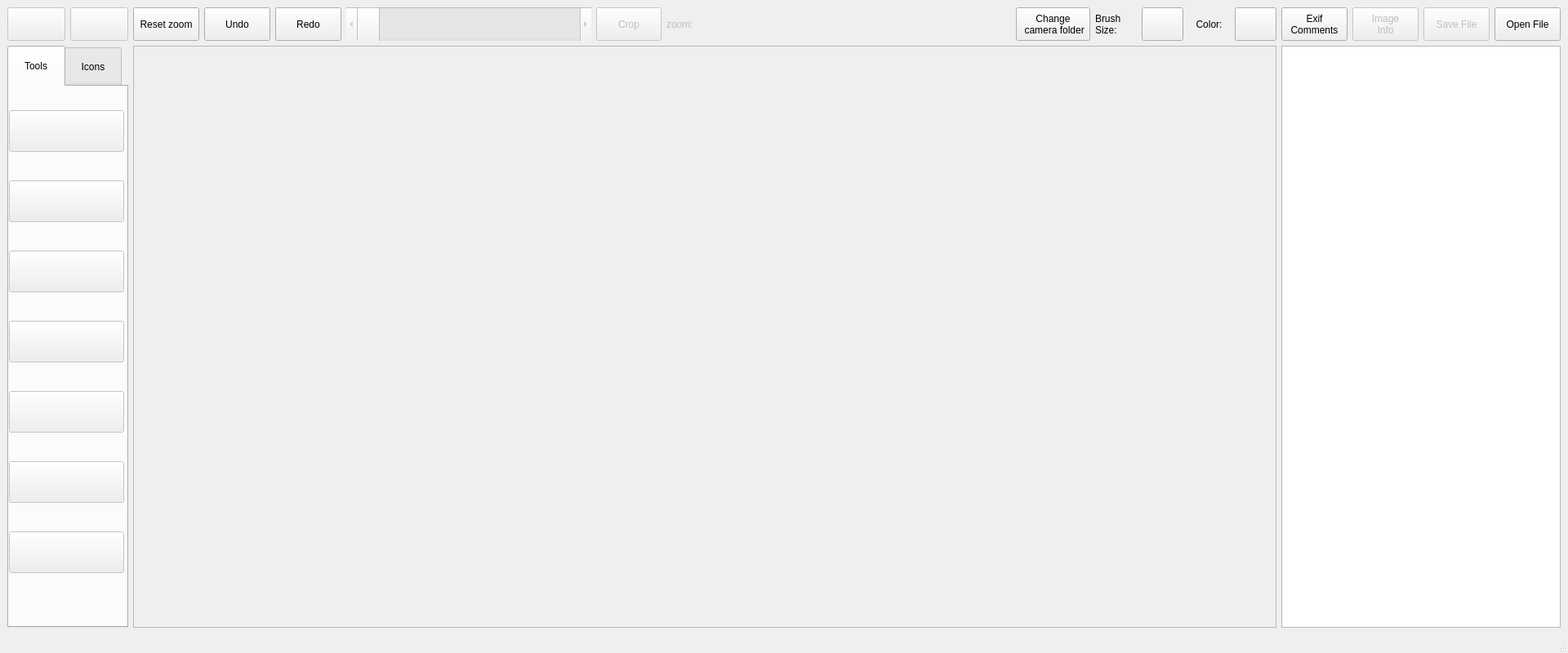
<?xml version="1.0" encoding="UTF-8"?>
<ui version="4.0">
 <class>MainWindow</class>
 <widget class="QMainWindow" name="MainWindow">
  <property name="geometry">
   <rect>
    <x>0</x>
    <y>0</y>
    <width>1920</width>
    <height>800</height>
   </rect>
  </property>
  <property name="windowTitle">
   <string>MainWindow</string>
  </property>
  <widget class="QWidget" name="centralwidget">
   <layout class="QGridLayout" name="gridLayout_3">
    <item row="0" column="13">
     <widget class="QLabel" name="brushcolorlabel">
      <property name="maximumSize">
       <size>
        <width>51</width>
        <height>16777215</height>
       </size>
      </property>
      <property name="text">
       <string>Color:</string>
      </property>
      <property name="alignment">
       <set>Qt::AlignCenter</set>
      </property>
     </widget>
    </item>
    <item row="0" column="11">
     <widget class="QLabel" name="brushsizelabel">
      <property name="maximumSize">
       <size>
        <width>51</width>
        <height>16777215</height>
       </size>
      </property>
      <property name="text">
       <string>Brush Size:</string>
      </property>
      <property name="wordWrap">
       <bool>true</bool>
      </property>
     </widget>
    </item>
    <item row="0" column="16">
     <widget class="QPushButton" name="infoButton">
      <property name="enabled">
       <bool>false</bool>
      </property>
      <property name="maximumSize">
       <size>
        <width>81</width>
        <height>51</height>
       </size>
      </property>
      <property name="text">
       <string>Image
Info</string>
      </property>
     </widget>
    </item>
    <item row="0" column="0">
     <widget class="QPushButton" name="panButton">
      <property name="enabled">
       <bool>false</bool>
      </property>
      <property name="maximumSize">
       <size>
        <width>71</width>
        <height>51</height>
       </size>
      </property>
      <property name="text">
       <string/>
      </property>
      <property name="icon">
       <iconset>
        <normaloff>resources/panningicon.png</normaloff>resources/panningicon.png</iconset>
      </property>
      <property name="checkable">
       <bool>true</bool>
      </property>
     </widget>
    </item>
    <item row="0" column="3">
     <widget class="QPushButton" name="resetZoomButton">
      <property name="enabled">
       <bool>true</bool>
      </property>
      <property name="maximumSize">
       <size>
        <width>81</width>
        <height>51</height>
       </size>
      </property>
      <property name="text">
       <string>Reset zoom</string>
      </property>
     </widget>
    </item>
    <item row="0" column="10">
     <widget class="QPushButton" name="folderButton">
      <property name="maximumSize">
       <size>
        <width>91</width>
        <height>51</height>
       </size>
      </property>
      <property name="text">
       <string>Change
 camera folder</string>
      </property>
     </widget>
    </item>
    <item row="0" column="17">
     <widget class="QPushButton" name="filesaveButton">
      <property name="enabled">
       <bool>false</bool>
      </property>
      <property name="maximumSize">
       <size>
        <width>81</width>
        <height>51</height>
       </size>
      </property>
      <property name="text">
       <string>Save File</string>
      </property>
     </widget>
    </item>
    <item row="0" column="4">
     <widget class="QPushButton" name="undoButton">
      <property name="maximumSize">
       <size>
        <width>81</width>
        <height>51</height>
       </size>
      </property>
      <property name="text">
       <string>Undo</string>
      </property>
     </widget>
    </item>
    <item row="0" column="1">
     <widget class="QPushButton" name="zoomButton">
      <property name="enabled">
       <bool>false</bool>
      </property>
      <property name="maximumSize">
       <size>
        <width>71</width>
        <height>51</height>
       </size>
      </property>
      <property name="text">
       <string/>
      </property>
      <property name="icon">
       <iconset>
        <normaloff>resources/zoom icon.ico</normaloff>resources/zoom icon.ico</iconset>
      </property>
      <property name="checkable">
       <bool>true</bool>
      </property>
     </widget>
    </item>
    <item row="0" column="15">
     <widget class="QPushButton" name="noteButton">
      <property name="maximumSize">
       <size>
        <width>81</width>
        <height>51</height>
       </size>
      </property>
      <property name="text">
       <string>Exif
Comments</string>
      </property>
     </widget>
    </item>
    <item row="1" column="15" colspan="4">
     <widget class="QPlainTextEdit" name="helpEdit"/>
    </item>
    <item row="0" column="18">
     <widget class="QPushButton" name="fileopenButton">
      <property name="maximumSize">
       <size>
        <width>81</width>
        <height>51</height>
       </size>
      </property>
      <property name="tabletTracking">
       <bool>false</bool>
      </property>
      <property name="text">
       <string>Open File</string>
      </property>
     </widget>
    </item>
    <item row="0" column="14">
     <widget class="QPushButton" name="brushcolorButton">
      <property name="maximumSize">
       <size>
        <width>51</width>
        <height>51</height>
       </size>
      </property>
      <property name="text">
       <string/>
      </property>
     </widget>
    </item>
    <item row="0" column="5">
     <widget class="QPushButton" name="redoButton">
      <property name="maximumSize">
       <size>
        <width>81</width>
        <height>51</height>
       </size>
      </property>
      <property name="text">
       <string>Redo</string>
      </property>
     </widget>
    </item>
    <item row="0" column="12">
     <widget class="QPushButton" name="brushSizeButton">
      <property name="maximumSize">
       <size>
        <width>51</width>
        <height>51</height>
       </size>
      </property>
      <property name="text">
       <string/>
      </property>
     </widget>
    </item>
    <item row="1" column="3" colspan="12">
     <widget class="QScrollArea" name="scrollArea">
      <property name="widgetResizable">
       <bool>false</bool>
      </property>
      <widget class="QWidget" name="scrollAreaWidgetContents">
       <property name="geometry">
        <rect>
         <x>0</x>
         <y>0</y>
         <width>639</width>
         <height>499</height>
        </rect>
       </property>
      </widget>
     </widget>
    </item>
    <item row="0" column="6" colspan="2">
     <layout class="QHBoxLayout" name="horizontalLayout">
      <item>
       <widget class="QScrollBar" name="zoomBar">
        <property name="enabled">
         <bool>false</bool>
        </property>
        <property name="minimumSize">
         <size>
          <width>300</width>
          <height>41</height>
         </size>
        </property>
        <property name="maximumSize">
         <size>
          <width>300</width>
          <height>41</height>
         </size>
        </property>
        <property name="orientation">
         <enum>Qt::Horizontal</enum>
        </property>
       </widget>
      </item>
      <item>
       <widget class="QPushButton" name="cropButton">
        <property name="enabled">
         <bool>false</bool>
        </property>
        <property name="sizePolicy">
         <sizepolicy hsizetype="Minimum" vsizetype="Fixed">
          <horstretch>0</horstretch>
          <verstretch>0</verstretch>
         </sizepolicy>
        </property>
        <property name="maximumSize">
         <size>
          <width>81</width>
          <height>51</height>
         </size>
        </property>
        <property name="text">
         <string>Crop</string>
        </property>
       </widget>
      </item>
      <item>
       <widget class="QLabel" name="zoomdisplaylabel">
        <property name="enabled">
         <bool>false</bool>
        </property>
        <property name="text">
         <string>zoom:</string>
        </property>
       </widget>
      </item>
     </layout>
    </item>
    <item row="1" column="0" colspan="2">
     <widget class="QTabWidget" name="tabWidget">
      <property name="styleSheet">
       <string notr="true">QTabBar::tab { height: 50px; width: 70px; }</string>
      </property>
      <property name="currentIndex">
       <number>0</number>
      </property>
      <widget class="QWidget" name="tooltab">
       <attribute name="title">
        <string>Tools</string>
       </attribute>
       <widget class="QWidget" name="verticalLayoutWidget_2">
        <property name="geometry">
         <rect>
          <x>0</x>
          <y>0</y>
          <width>141</width>
          <height>631</height>
         </rect>
        </property>
        <layout class="QVBoxLayout" name="toolLayout">
         <item>
          <widget class="QPushButton" name="brushButton">
           <property name="enabled">
            <bool>false</bool>
           </property>
           <property name="minimumSize">
            <size>
             <width>0</width>
             <height>51</height>
            </size>
           </property>
           <property name="maximumSize">
            <size>
             <width>147</width>
             <height>16777215</height>
            </size>
           </property>
           <property name="text">
            <string/>
           </property>
           <property name="icon">
            <iconset>
             <normaloff>resources/paint-brush.png</normaloff>resources/paint-brush.png</iconset>
           </property>
           <property name="checkable">
            <bool>true</bool>
           </property>
          </widget>
         </item>
         <item>
          <widget class="QPushButton" name="pickerButton">
           <property name="enabled">
            <bool>false</bool>
           </property>
           <property name="minimumSize">
            <size>
             <width>0</width>
             <height>51</height>
            </size>
           </property>
           <property name="maximumSize">
            <size>
             <width>147</width>
             <height>16777215</height>
            </size>
           </property>
           <property name="text">
            <string/>
           </property>
           <property name="icon">
            <iconset>
             <normaloff>resources/color-picker.png</normaloff>resources/color-picker.png</iconset>
           </property>
           <property name="checkable">
            <bool>true</bool>
           </property>
          </widget>
         </item>
         <item>
          <widget class="QPushButton" name="eraserButton">
           <property name="enabled">
            <bool>false</bool>
           </property>
           <property name="minimumSize">
            <size>
             <width>0</width>
             <height>51</height>
            </size>
           </property>
           <property name="maximumSize">
            <size>
             <width>147</width>
             <height>16777215</height>
            </size>
           </property>
           <property name="text">
            <string/>
           </property>
           <property name="icon">
            <iconset>
             <normaloff>resources/eraser.png</normaloff>resources/eraser.png</iconset>
           </property>
           <property name="checkable">
            <bool>true</bool>
           </property>
          </widget>
         </item>
         <item>
          <widget class="QPushButton" name="selectButton">
           <property name="enabled">
            <bool>false</bool>
           </property>
           <property name="minimumSize">
            <size>
             <width>0</width>
             <height>51</height>
            </size>
           </property>
           <property name="maximumSize">
            <size>
             <width>147</width>
             <height>16777215</height>
            </size>
           </property>
           <property name="text">
            <string/>
           </property>
           <property name="icon">
            <iconset>
             <normaloff>resources/selection.png</normaloff>resources/selection.png</iconset>
           </property>
           <property name="checkable">
            <bool>true</bool>
           </property>
          </widget>
         </item>
         <item>
          <widget class="QPushButton" name="lineButton">
           <property name="enabled">
            <bool>false</bool>
           </property>
           <property name="minimumSize">
            <size>
             <width>0</width>
             <height>51</height>
            </size>
           </property>
           <property name="maximumSize">
            <size>
             <width>147</width>
             <height>16777215</height>
            </size>
           </property>
           <property name="text">
            <string/>
           </property>
           <property name="icon">
            <iconset>
             <normaloff>resources/line-tool.png</normaloff>resources/line-tool.png</iconset>
           </property>
           <property name="checkable">
            <bool>true</bool>
           </property>
          </widget>
         </item>
         <item>
          <widget class="QPushButton" name="rectButton">
           <property name="enabled">
            <bool>false</bool>
           </property>
           <property name="minimumSize">
            <size>
             <width>0</width>
             <height>51</height>
            </size>
           </property>
           <property name="text">
            <string/>
           </property>
           <property name="icon">
            <iconset>
             <normaloff>resources/rectangle.png</normaloff>resources/rectangle.png</iconset>
           </property>
           <property name="checkable">
            <bool>true</bool>
           </property>
          </widget>
         </item>
         <item>
          <widget class="QPushButton" name="cirButton">
           <property name="enabled">
            <bool>false</bool>
           </property>
           <property name="minimumSize">
            <size>
             <width>0</width>
             <height>51</height>
            </size>
           </property>
           <property name="text">
            <string/>
           </property>
           <property name="icon">
            <iconset>
             <normaloff>resources/ellipse.png</normaloff>resources/ellipse.png</iconset>
           </property>
           <property name="checkable">
            <bool>true</bool>
           </property>
          </widget>
         </item>
        </layout>
       </widget>
      </widget>
      <widget class="QWidget" name="icontab">
       <attribute name="title">
        <string>Icons</string>
       </attribute>
       <widget class="QWidget" name="verticalLayoutWidget">
        <property name="geometry">
         <rect>
          <x>0</x>
          <y>0</y>
          <width>141</width>
          <height>631</height>
         </rect>
        </property>
        <layout class="QVBoxLayout" name="iconLayout">
         <item>
          <widget class="QPushButton" name="burnButton">
           <property name="enabled">
            <bool>false</bool>
           </property>
           <property name="minimumSize">
            <size>
             <width>0</width>
             <height>51</height>
            </size>
           </property>
           <property name="maximumSize">
            <size>
             <width>147</width>
             <height>16777215</height>
            </size>
           </property>
           <property name="text">
            <string>Burn</string>
           </property>
           <property name="checkable">
            <bool>true</bool>
           </property>
          </widget>
         </item>
         <item>
          <widget class="QPushButton" name="dodgeButton">
           <property name="enabled">
            <bool>false</bool>
           </property>
           <property name="minimumSize">
            <size>
             <width>0</width>
             <height>51</height>
            </size>
           </property>
           <property name="maximumSize">
            <size>
             <width>147</width>
             <height>16777215</height>
            </size>
           </property>
           <property name="text">
            <string>Dodge</string>
           </property>
           <property name="checkable">
            <bool>true</bool>
           </property>
          </widget>
         </item>
        </layout>
       </widget>
      </widget>
     </widget>
    </item>
   </layout>
  </widget>
  <widget class="QMenuBar" name="menubar">
   <property name="geometry">
    <rect>
     <x>0</x>
     <y>0</y>
     <width>1920</width>
     <height>17</height>
    </rect>
   </property>
  </widget>
  <widget class="QStatusBar" name="statusbar"/>
 </widget>
 <resources/>
 <connections/>
</ui>
